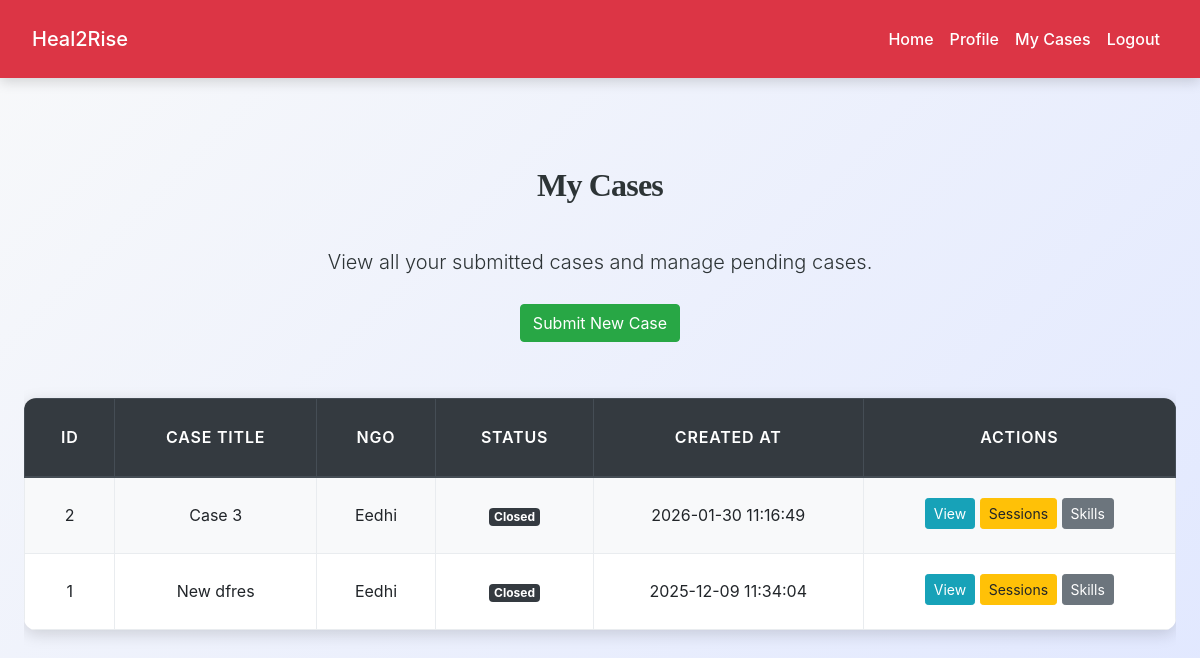
The page /user/view_cases.php (signed in) on the database as committed earlier.
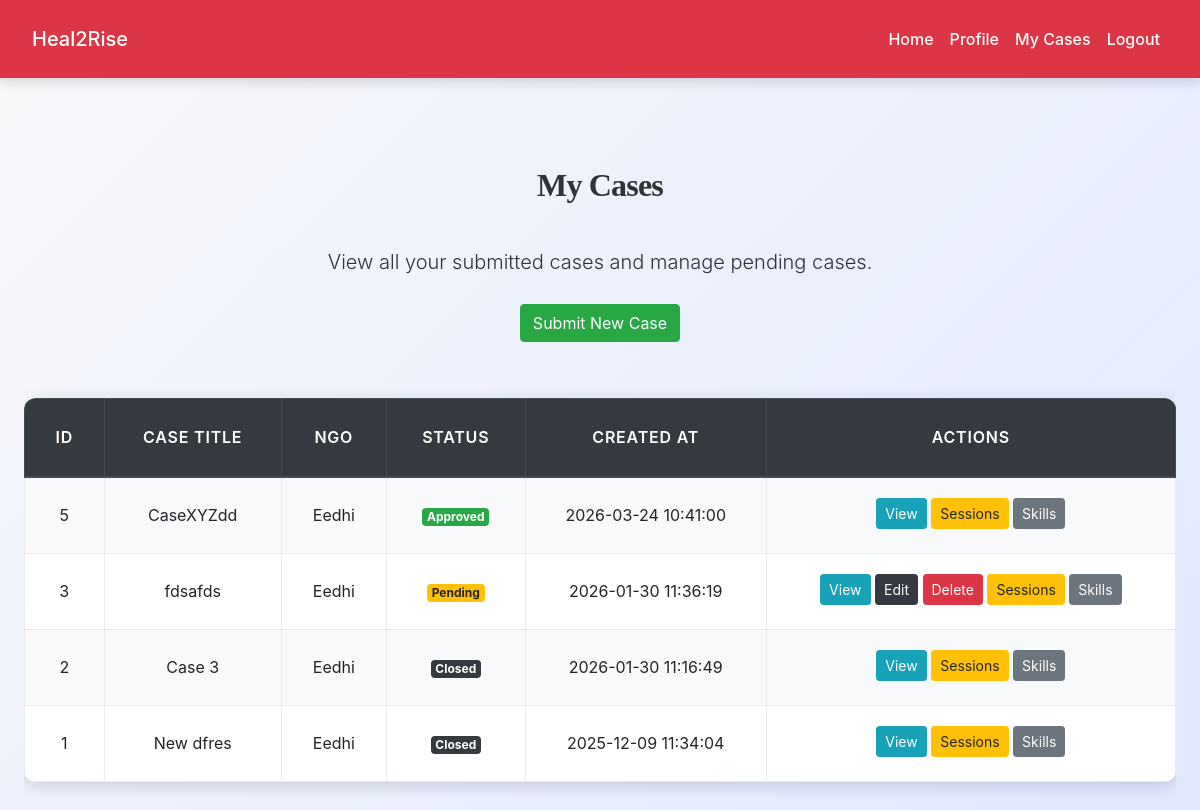
The same page on the database as committed later.
### tables this page shows
CREATE TABLE `cases` (
  `id` int(11) NOT NULL,
  `case_title` varchar(255) NOT NULL,
  `description` text NOT NULL,
  `user_id` int(11) NOT NULL,
  `assigned_ngo_id` int(11) DEFAULT NULL,
  `assigned_staff_id` int(11) DEFAULT NULL,
  `status` enum('pending','approved','rejected','closed') NOT NULL DEFAULT 'pending',
  `problem_category` text DEFAULT NULL,
  `severity` varchar(50) DEFAULT NULL,
  `risk_level` varchar(50) DEFAULT NULL,
  `created_at` datetime DEFAULT current_timestamp(),
  `closed_at` datetime DEFAULT NULL
);

CREATE TABLE `ngos` (
  `id` int(11) NOT NULL,
  `ngo_name` varchar(200) NOT NULL,
  `registration_number` varchar(100) DEFAULT NULL,
  `address` text DEFAULT NULL,
  `contact_person` varchar(100) DEFAULT NULL,
  `phone` varchar(20) DEFAULT NULL,
  `email` varchar(100) NOT NULL,
  `password` varchar(255) NOT NULL,
  `service_areas` text DEFAULT NULL,
  `capacity` int(11) DEFAULT 50,
  `status` enum('verified','pending','blocked') DEFAULT 'pending',
  `created_at` datetime DEFAULT current_timestamp()
);

### user/view_cases.php (the view, shortened to what this page needs)
<?php
include('config.php');
$user_id = $_SESSION["id"];
$stmt = $conn->prepare("
    SELECT c.*, n.ngo_name
    FROM cases c
    LEFT JOIN ngos n ON c.assigned_ngo_id = n.id
    WHERE c.user_id=?
    ORDER BY c.created_at DESC
");
$stmt->bind_param("i", $user_id);
$stmt->execute();
$result = $stmt->get_result();
?>
<!DOCTYPE html>
<html lang="en">
<head>
<link rel="stylesheet" href="https://cdn.jsdelivr.net/npm/bootstrap@4.6.2/dist/css/bootstrap.min.css">
<link rel="stylesheet" href="../css/style.css">
</head>
<body>
<?php include('navbar.php'); ?>
<div class="container py-5">
    <div class="text-center mb-4">
        <h2>My Cases</h2>
        <p class="lead">View all your submitted cases and manage pending cases.</p>
        <a href="submit_case.php" class="btn btn-success mt-2">
            Submit New Case
        </a>
    </div>
    <div class="table-responsive">
        <table class="table table-bordered table-striped">
            <thead class="thead-dark">
                <tr>
                    <th>ID</th>
                    <th>Case Title</th>
                    <th>NGO</th>
                    <th>Status</th>
                    <th>Created At</th>
                    <th>Actions</th>
                </tr>
            </thead>
            <tbody>
            <?php if ($result->num_rows > 0): ?>
                <?php while($case = $result->fetch_assoc()): ?>
                    <tr>
                        <td><?= $case['id'] ?></td>
                        <td><?= htmlspecialchars($case['case_title']) ?></td>
                        <td>
                            <?= $case['ngo_name']
                                ? htmlspecialchars($case['ngo_name'])
                                : '<span class="text-warning">Pending Assignment</span>' ?>
                        </td>
                        <td>
                            <span class="badge badge-<?=
                                $case['status'] === 'approved' ? 'success' :
                                ($case['status'] === 'rejected' ? 'danger' :
                                ($case['status'] === 'closed' ? 'dark' : 'warning')) ?>">
                                <?= ucfirst($case['status']) ?>
                            </span>
                        </td>
                        <td><?= $case['created_at'] ?></td>
                        <td>
                            <a href="view_case_details.php?id=<?= $case['id'] ?>"
                               class="btn btn-sm btn-info mb-1">View</a>
                            <?php if ($case['status'] === 'pending'): ?>
                                <a href="edit_case.php?id=<?= $case['id'] ?>"
                                   class="btn btn-sm btn-dark mb-1">Edit</a>
                                <a href="?delete=<?= $case['id'] ?>"
                                   class="btn btn-sm btn-danger mb-1"
                                   onclick="return confirm('Delete this pending case?');">
                                   Delete
                                </a>
                            <?php endif; ?>
                            <a href="user_sessions.php?id=<?= $case['id'] ?>"
                               class="btn btn-sm btn-warning mb-1">Sessions</a>
                            <a href="user_skills.php?id=<?= $case['id'] ?>"
                               class="btn btn-sm btn-secondary mb-1">Skills</a>
                        </td>
                    </tr>
                <?php endwhile; ?>
            <?php else: ?>
                <tr>
                    <td colspan="6" class="text-center">No cases found.</td>
                </tr>
            <?php endif; ?>
            </tbody>
        </table>
    </div>
</div>
</body>
</html>

Rows that differ between the two databases and show on the page:
added cases: id "5", case_title "CaseXYZdd", assigned_ngo.ngo_name "Eedhi", status "Approved", created_at "2026-03-24 10:41:00"
added cases: id "3", case_title "fdsafds", assigned_ngo.ngo_name "Eedhi", status "Pending", created_at "2026-01-30 11:36:19"
